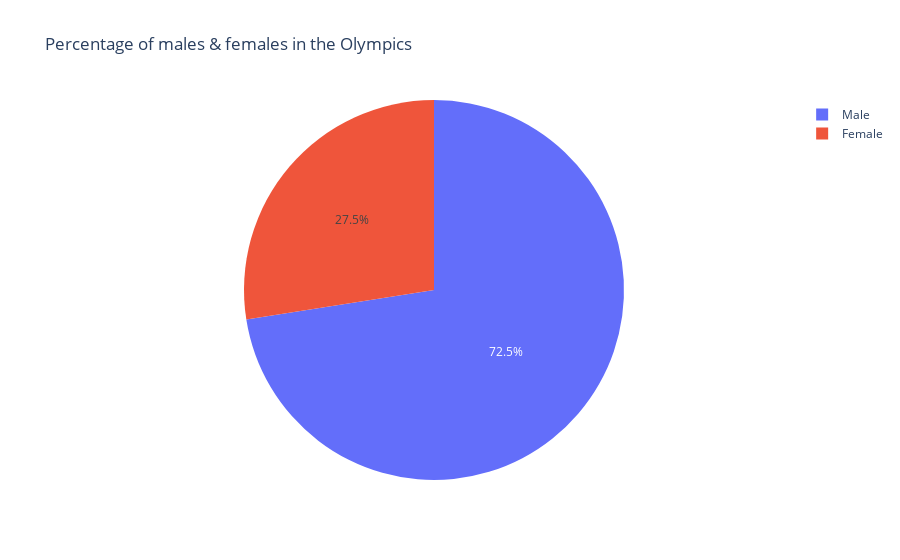

Notebook cell for this chart:
### Code cell
import matplotlib.pyplot as plt
import seaborn as sns
import plotly_express as px

fig = px.pie(values = gender_dict, names = names_list, title = 'Percentage of males & females in the Olympics')
fig.show()

### Figure 1 — Plotly figure (JSON) as saved in the notebook; plotly's stock layout.template omitted (floating-point values rounded to 4 significant figures)
{"data": [{"domain": {"x": [0, 1], "y": [0, 1]}, "hovertemplate": "label=%{label}<br>value=%{value}<extra></extra>", "labels": ["Male", "Female"], "legendgroup": "", "name": "", "showlegend": true, "type": "pie", "values": [196594, 74522]}], "layout": {"legend": {"tracegroupgap": 0}, "title": {"text": "Percentage of males & females in the Olympics"}}}
